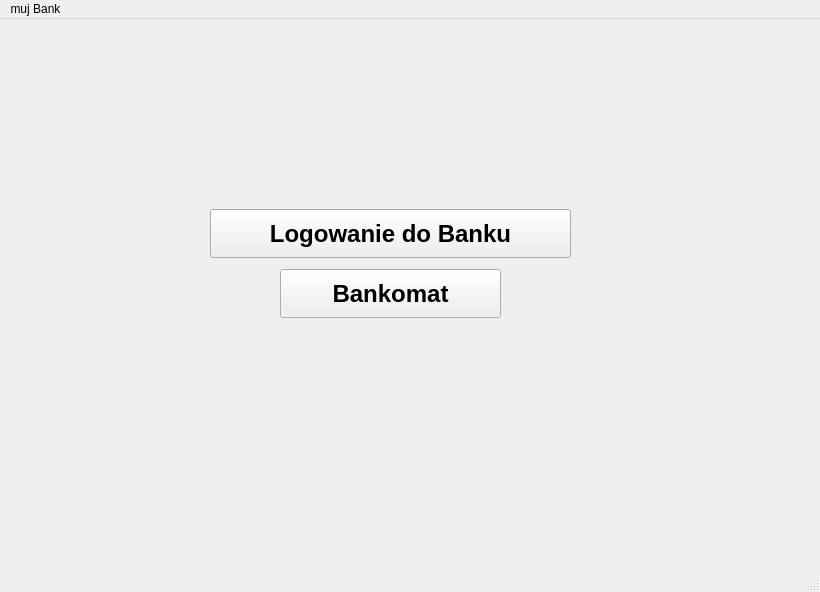
<?xml version="1.0" encoding="UTF-8"?>
<ui version="4.0">
 <class>MainWindow</class>
 <widget class="QMainWindow" name="MainWindow">
  <property name="geometry">
   <rect>
    <x>0</x>
    <y>0</y>
    <width>820</width>
    <height>592</height>
   </rect>
  </property>
  <property name="windowTitle">
   <string>MainWindow</string>
  </property>
  <widget class="QWidget" name="centralwidget">
   <widget class="QStackedWidget" name="stackedWidget">
    <property name="geometry">
     <rect>
      <x>10</x>
      <y>0</y>
      <width>801</width>
      <height>561</height>
     </rect>
    </property>
    <property name="currentIndex">
     <number>0</number>
    </property>
    <widget class="QWidget" name="page_3">
     <widget class="QPushButton" name="pushButton_logowanie_do_banku">
      <property name="geometry">
       <rect>
        <x>200</x>
        <y>190</y>
        <width>361</width>
        <height>49</height>
       </rect>
      </property>
      <property name="font">
       <font>
        <pointsize>18</pointsize>
        <bold>true</bold>
       </font>
      </property>
      <property name="text">
       <string>Logowanie do Banku</string>
      </property>
     </widget>
     <widget class="QPushButton" name="pushButton_bankomat">
      <property name="geometry">
       <rect>
        <x>270</x>
        <y>250</y>
        <width>221</width>
        <height>49</height>
       </rect>
      </property>
      <property name="font">
       <font>
        <pointsize>18</pointsize>
        <bold>true</bold>
       </font>
      </property>
      <property name="text">
       <string>Bankomat</string>
      </property>
     </widget>
    </widget>
    <widget class="QWidget" name="page">
     <widget class="QGroupBox" name="groupBox">
      <property name="geometry">
       <rect>
        <x>10</x>
        <y>10</y>
        <width>761</width>
        <height>301</height>
       </rect>
      </property>
      <property name="title">
       <string/>
      </property>
      <widget class="QLabel" name="label">
       <property name="geometry">
        <rect>
         <x>50</x>
         <y>50</y>
         <width>121</width>
         <height>51</height>
        </rect>
       </property>
       <property name="font">
        <font>
         <pointsize>20</pointsize>
         <bold>true</bold>
        </font>
       </property>
       <property name="text">
        <string>Login: </string>
       </property>
      </widget>
      <widget class="QLabel" name="label_2">
       <property name="geometry">
        <rect>
         <x>50</x>
         <y>120</y>
         <width>121</width>
         <height>51</height>
        </rect>
       </property>
       <property name="font">
        <font>
         <pointsize>20</pointsize>
         <bold>true</bold>
        </font>
       </property>
       <property name="text">
        <string>Hasło:</string>
       </property>
      </widget>
      <widget class="QLineEdit" name="lineEdit_login">
       <property name="geometry">
        <rect>
         <x>170</x>
         <y>50</y>
         <width>231</width>
         <height>41</height>
        </rect>
       </property>
      </widget>
      <widget class="QLineEdit" name="lineEdit_2_password">
       <property name="geometry">
        <rect>
         <x>170</x>
         <y>120</y>
         <width>231</width>
         <height>41</height>
        </rect>
       </property>
       <property name="echoMode">
        <enum>QLineEdit::EchoMode::Password</enum>
       </property>
      </widget>
      <widget class="QPushButton" name="pushButton_login">
       <property name="geometry">
        <rect>
         <x>80</x>
         <y>220</y>
         <width>141</width>
         <height>51</height>
        </rect>
       </property>
       <property name="font">
        <font>
         <pointsize>18</pointsize>
         <bold>true</bold>
        </font>
       </property>
       <property name="text">
        <string>Login</string>
       </property>
      </widget>
      <widget class="QPushButton" name="pushButton_zarejestruj_sie">
       <property name="geometry">
        <rect>
         <x>460</x>
         <y>220</y>
         <width>261</width>
         <height>51</height>
        </rect>
       </property>
       <property name="font">
        <font>
         <pointsize>18</pointsize>
         <bold>true</bold>
        </font>
       </property>
       <property name="text">
        <string>Zarejestruj się</string>
       </property>
      </widget>
     </widget>
     <widget class="QPushButton" name="pushButton_anuluj_2">
      <property name="geometry">
       <rect>
        <x>0</x>
        <y>480</y>
        <width>121</width>
        <height>51</height>
       </rect>
      </property>
      <property name="font">
       <font>
        <pointsize>18</pointsize>
        <bold>true</bold>
       </font>
      </property>
      <property name="text">
       <string>Anuluj</string>
      </property>
     </widget>
    </widget>
    <widget class="QWidget" name="page_2">
     <widget class="QWidget" name="gridLayoutWidget">
      <property name="geometry">
       <rect>
        <x>90</x>
        <y>70</y>
        <width>611</width>
        <height>411</height>
       </rect>
      </property>
      <layout class="QGridLayout" name="gridLayout">
       <item row="6" column="1">
        <widget class="QLineEdit" name="lineEdit_miasto"/>
       </item>
       <item row="7" column="1">
        <widget class="QLineEdit" name="lineEdit_ulica"/>
       </item>
       <item row="2" column="0">
        <widget class="QLabel" name="label_3">
         <property name="font">
          <font>
           <pointsize>18</pointsize>
           <bold>true</bold>
          </font>
         </property>
         <property name="text">
          <string>Imie:</string>
         </property>
        </widget>
       </item>
       <item row="3" column="1">
        <widget class="QLineEdit" name="lineEdit_nazwisko"/>
       </item>
       <item row="7" column="0">
        <widget class="QLabel" name="label_7">
         <property name="font">
          <font>
           <pointsize>18</pointsize>
           <bold>true</bold>
          </font>
         </property>
         <property name="text">
          <string>Ulica i numer domu:</string>
         </property>
        </widget>
       </item>
       <item row="6" column="0">
        <widget class="QLabel" name="label_8">
         <property name="font">
          <font>
           <pointsize>18</pointsize>
           <bold>true</bold>
          </font>
         </property>
         <property name="text">
          <string>Miasto:</string>
         </property>
        </widget>
       </item>
       <item row="0" column="1">
        <widget class="QLineEdit" name="lineEdit_login_2"/>
       </item>
       <item row="5" column="0">
        <widget class="QLabel" name="label_6">
         <property name="font">
          <font>
           <pointsize>18</pointsize>
           <bold>true</bold>
          </font>
         </property>
         <property name="text">
          <string>Numer Telefonu:</string>
         </property>
        </widget>
       </item>
       <item row="2" column="1">
        <widget class="QLineEdit" name="lineEdit_imie"/>
       </item>
       <item row="0" column="0">
        <widget class="QLabel" name="label_10">
         <property name="font">
          <font>
           <pointsize>18</pointsize>
           <bold>true</bold>
          </font>
         </property>
         <property name="text">
          <string>Login:</string>
         </property>
        </widget>
       </item>
       <item row="4" column="0">
        <widget class="QLabel" name="label_5">
         <property name="font">
          <font>
           <pointsize>18</pointsize>
           <bold>true</bold>
          </font>
         </property>
         <property name="text">
          <string>Adres email:</string>
         </property>
        </widget>
       </item>
       <item row="5" column="1">
        <widget class="QLineEdit" name="lineEdit_numer_telefonu"/>
       </item>
       <item row="4" column="1">
        <widget class="QLineEdit" name="lineEdit_adres_email"/>
       </item>
       <item row="3" column="0">
        <widget class="QLabel" name="label_4">
         <property name="font">
          <font>
           <pointsize>18</pointsize>
           <bold>true</bold>
          </font>
         </property>
         <property name="text">
          <string>Nazwisko:</string>
         </property>
        </widget>
       </item>
       <item row="1" column="0">
        <widget class="QLabel" name="label_11">
         <property name="font">
          <font>
           <pointsize>18</pointsize>
           <bold>true</bold>
          </font>
         </property>
         <property name="text">
          <string>Hasło:</string>
         </property>
        </widget>
       </item>
       <item row="1" column="1">
        <widget class="QLineEdit" name="lineEdit_haslo_2"/>
       </item>
      </layout>
     </widget>
     <widget class="QLabel" name="label_9">
      <property name="geometry">
       <rect>
        <x>310</x>
        <y>20</y>
        <width>161</width>
        <height>31</height>
       </rect>
      </property>
      <property name="font">
       <font>
        <pointsize>18</pointsize>
        <bold>true</bold>
       </font>
      </property>
      <property name="text">
       <string>Rejestracja</string>
      </property>
     </widget>
     <widget class="QPushButton" name="pushButton_zarejestruj_sie_2">
      <property name="geometry">
       <rect>
        <x>430</x>
        <y>500</y>
        <width>231</width>
        <height>41</height>
       </rect>
      </property>
      <property name="font">
       <font>
        <pointsize>18</pointsize>
        <bold>true</bold>
       </font>
      </property>
      <property name="text">
       <string>Zarejestruj się</string>
      </property>
     </widget>
     <widget class="QPushButton" name="pushButton_anuluj">
      <property name="geometry">
       <rect>
        <x>120</x>
        <y>500</y>
        <width>231</width>
        <height>41</height>
       </rect>
      </property>
      <property name="font">
       <font>
        <pointsize>18</pointsize>
        <bold>true</bold>
       </font>
      </property>
      <property name="text">
       <string>Anuluj</string>
      </property>
     </widget>
    </widget>
    <widget class="QWidget" name="page_4">
     <widget class="QPushButton" name="pushButton_anuluj_3">
      <property name="geometry">
       <rect>
        <x>0</x>
        <y>490</y>
        <width>121</width>
        <height>51</height>
       </rect>
      </property>
      <property name="font">
       <font>
        <pointsize>18</pointsize>
        <bold>true</bold>
       </font>
      </property>
      <property name="text">
       <string>Anuluj</string>
      </property>
     </widget>
     <widget class="QWidget" name="gridLayoutWidget_2">
      <property name="geometry">
       <rect>
        <x>210</x>
        <y>110</y>
        <width>361</width>
        <height>121</height>
       </rect>
      </property>
      <layout class="QGridLayout" name="gridLayout_2">
       <item row="1" column="0">
        <widget class="QLabel" name="label_12">
         <property name="text">
          <string>Numer konta(id):</string>
         </property>
        </widget>
       </item>
       <item row="2" column="0">
        <widget class="QLabel" name="label_13">
         <property name="text">
          <string>Kwota:</string>
         </property>
        </widget>
       </item>
       <item row="1" column="1">
        <widget class="QLineEdit" name="lineEdit_numer_konta_id_bankomat"/>
       </item>
       <item row="2" column="1">
        <widget class="QLineEdit" name="lineEdit_kwota_bankomat"/>
       </item>
      </layout>
     </widget>
     <widget class="QPushButton" name="pushButton_wplata">
      <property name="geometry">
       <rect>
        <x>210</x>
        <y>250</y>
        <width>141</width>
        <height>41</height>
       </rect>
      </property>
      <property name="font">
       <font>
        <pointsize>18</pointsize>
        <bold>true</bold>
       </font>
      </property>
      <property name="text">
       <string>Wpłata</string>
      </property>
     </widget>
     <widget class="QPushButton" name="pushButton_wyplata">
      <property name="geometry">
       <rect>
        <x>420</x>
        <y>250</y>
        <width>151</width>
        <height>41</height>
       </rect>
      </property>
      <property name="font">
       <font>
        <pointsize>18</pointsize>
        <bold>true</bold>
       </font>
      </property>
      <property name="text">
       <string>Wypłata</string>
      </property>
     </widget>
    </widget>
   </widget>
  </widget>
  <widget class="QMenuBar" name="menubar">
   <property name="geometry">
    <rect>
     <x>0</x>
     <y>0</y>
     <width>820</width>
     <height>25</height>
    </rect>
   </property>
   <widget class="QMenu" name="menuBank_muj">
    <property name="title">
     <string>muj Bank</string>
    </property>
   </widget>
   <addaction name="menuBank_muj"/>
  </widget>
  <widget class="QStatusBar" name="statusbar"/>
 </widget>
 <resources/>
 <connections/>
</ui>
